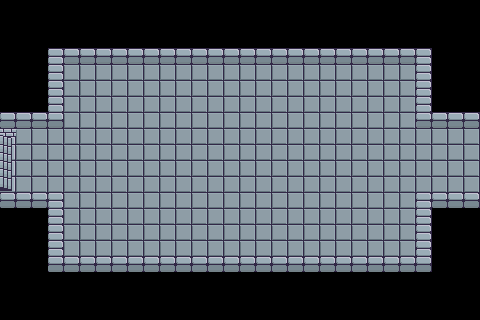

A level layout from a 2D game, rendered from its tile map. Below: a short description, then the map file with its tile-grid data intact:
An orthogonal 30x20 tile map with 16x16 px tiles, 1 tile layer (Tile Layer 1).

<map version="1.2" tiledversion="1.3.3" orientation="orthogonal" renderorder="right-down" width="30" height="20" tilewidth="16" tileheight="16" infinite="0" nextlayerid="2" nextobjectid="1">
 <editorsettings>
  <export target="last_right.lua" format="lua" />
 </editorsettings>
 <tileset firstgid="1" source="../../assets/map/tileset_brootal.tsx" />
 <layer id="1" name="Tile Layer 1" width="30" height="20">
  <data encoding="csv">
0,0,0,0,0,0,0,0,0,0,0,0,0,0,0,0,0,0,0,0,0,0,0,0,0,0,0,0,0,0,
0,79,0,0,0,0,0,0,0,0,0,0,0,0,0,0,0,0,0,0,0,0,0,0,0,0,0,0,80,0,
0,0,0,0,0,0,0,0,0,0,0,0,0,0,0,0,0,0,0,0,0,0,0,0,0,0,0,0,0,0,
0,53,0,4,5,5,5,5,5,5,5,5,5,5,5,5,5,5,5,5,5,5,5,5,5,5,4,0,54,0,
0,53,0,4,2,2,2,2,2,2,2,2,2,2,2,2,2,2,2,2,2,2,2,2,2,2,4,0,54,0,
0,53,0,4,2,2,2,2,2,2,2,2,2,2,2,2,2,2,2,2,2,2,2,2,2,2,4,0,54,0,
0,0,0,4,2,2,2,2,2,2,2,2,2,2,2,2,2,2,2,2,2,2,2,2,2,2,4,0,82,0,
5,5,5,5,2,2,2,2,2,2,2,2,2,2,2,2,2,2,2,2,2,2,2,2,2,2,5,5,5,5,
12,2,2,2,2,2,2,2,2,2,2,2,2,2,2,2,2,2,2,2,2,2,2,2,2,2,2,2,2,2,
11,2,2,2,2,2,2,2,2,2,2,2,2,2,2,2,2,2,2,2,2,2,2,2,2,2,2,2,2,2,
11,2,2,2,2,2,2,2,2,2,2,2,2,2,2,2,2,2,2,2,2,2,2,2,2,2,2,2,2,2,
10,2,2,2,2,2,2,2,2,2,2,2,2,2,2,2,2,2,2,2,2,2,2,2,2,2,2,2,2,2,
5,5,5,4,2,2,2,2,2,2,2,2,2,2,2,2,2,2,2,2,2,2,2,2,2,2,4,5,5,5,
0,53,0,4,2,2,2,2,2,2,2,2,2,2,2,2,2,2,2,2,2,2,2,2,2,2,4,0,0,0,
0,53,0,4,2,2,2,2,2,2,2,2,2,2,2,2,2,2,2,2,2,2,2,2,2,2,4,0,0,0,
0,53,0,4,2,2,2,2,2,2,2,2,2,2,2,2,2,2,2,2,2,2,2,2,2,2,4,0,0,0,
0,53,0,5,5,5,5,5,5,5,5,5,5,5,5,5,5,5,5,5,5,5,5,5,5,5,5,0,0,0,
0,53,0,0,0,0,0,0,0,0,0,0,0,0,0,0,0,0,0,0,0,0,0,0,0,0,0,0,0,0,
0,105,0,0,0,0,0,0,0,0,0,0,0,0,0,0,0,0,0,0,0,0,0,0,0,0,0,0,0,0,
0,0,0,0,0,0,0,0,0,0,0,0,0,0,0,0,0,0,0,0,0,0,0,0,0,0,0,0,0,0
</data>
 </layer>
</map>
